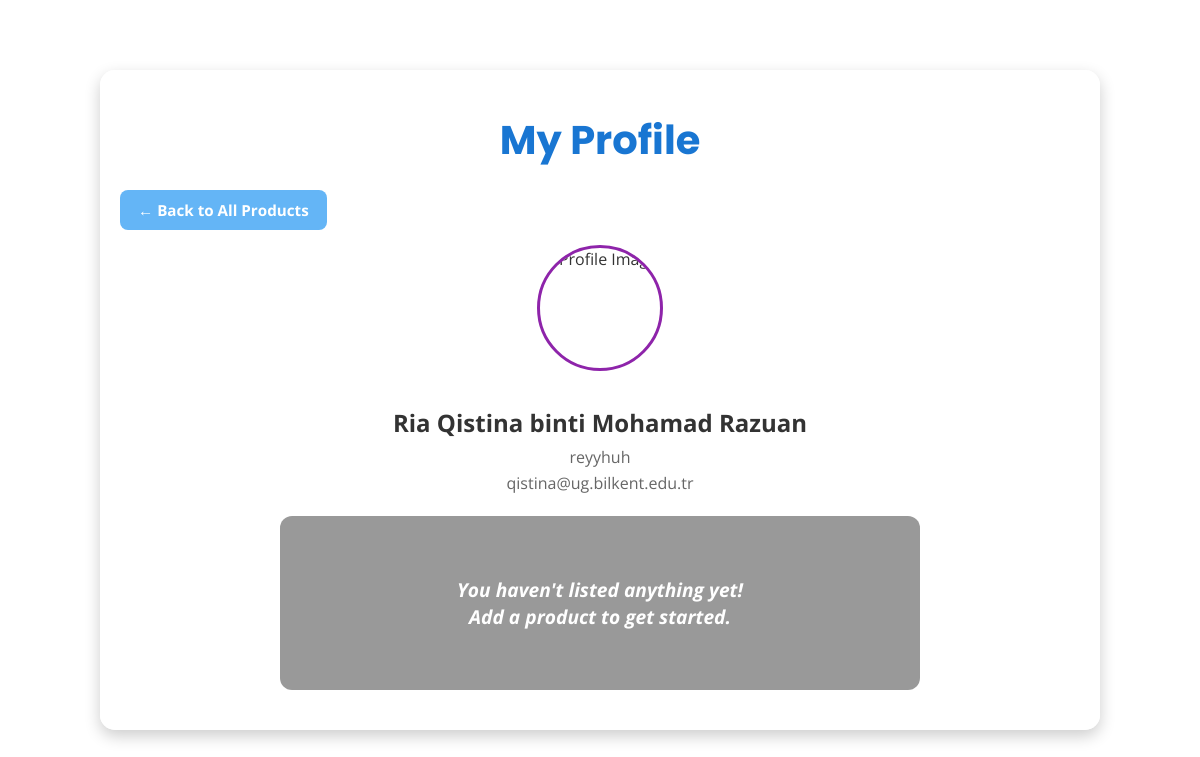
The app's page /profile (signed in), older data.
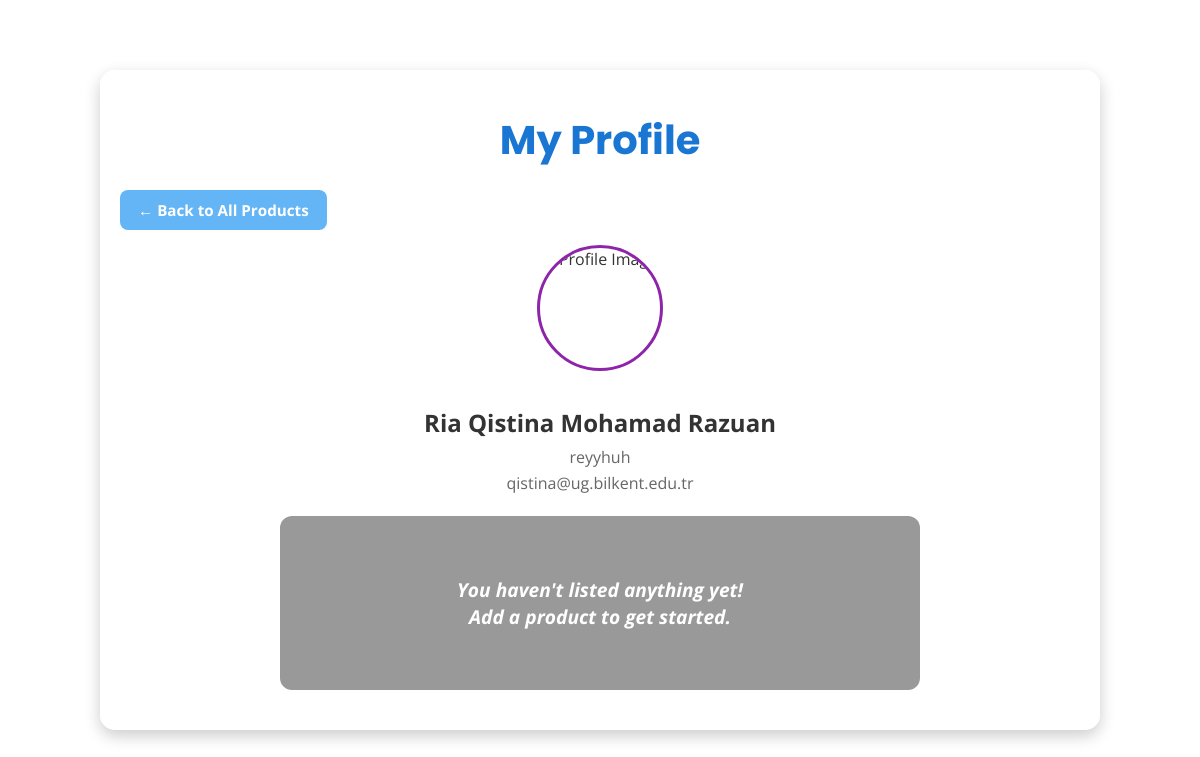
The same page, newer data.
### models.py (models this page shows)
class User(db.Model, UserMixin):
    id = db.Column(db.Integer, primary_key=True)
    full_name = db.Column(db.String(150), nullable=False)
    username = db.Column(db.String(50), nullable=False)
    email = db.Column(db.String(100), unique=True, nullable=False)
    password = db.Column(db.String(100), nullable=False)
    products = db.relationship('Product', back_populates='seller')
    sent_messages = db.relationship('Message', foreign_keys='Message.sender_id', backref='sender', lazy=True)
    received_messages = db.relationship('Message', foreign_keys='Message.receiver_id', backref='receiver', lazy=True)
    cart_items = db.relationship('CartItem', backref='user', lazy=True)

### app.py (the view)
@app.route('/profile')
@login_required
def profile():
    user_products = Product.query.filter_by(user_id=current_user.id).all()
    return render_template('profile.html', products=user_products)

### app.py (called while the page is built)
@login_manager.user_loader
def load_user(user_id):
    return User.query.get(int(user_id))

@app.context_processor
def inject_cart_count():
    if current_user.is_authenticated:
        count = CartItem.query.filter_by(user_id=current_user.id).count()
        return dict(cart_count=count)
    return dict(cart_count=0)

### templates/profile.html (shortened to what this page needs)
<!DOCTYPE html>
<html lang="en">
<head>
</head>
<body>
  <div class="container">
    <h1>My Profile</h1>
    <div class="back-link-top">
      <a href="{{ url_for('home') }}" class="back-button">← Back to All Products</a>
    </div>
    <div class="profile-info">
      <img src="{{ url_for('static', filename='uploads/default-avatar.jpg') }}" alt="Profile Image">
      <h2>{{ current_user.full_name }}</h2>
      <p>{{ current_user.username }}</p>
      <p>{{ current_user.email }}</p>
    </div>
    {% if products %}
      <div class="listing-container">
        {% for product in products %}
          <div class="card">
            <a href="{{ url_for('orders_for_product', product_id=product.id) }}" style="text-decoration: none;">
              {% if product.image_filename %}
                <img src="{{ url_for('static', filename='uploads/' ~ product.image_filename) }}" alt="{{ product.title }}">
              {% else %}
                <img src="{{ url_for('static', filename='uploads/default.jpg') }}" alt="No image">
              {% endif %}
            </a>
            <div class="card-content">
              <div class="card-title">{{ product.title }}</div>
              <div class="card-desc">{{ product.description }}</div>
              {% if product.sold %}
                <div class="sold-info">
                  Sold
                  {% if product.buyer %}
                    <small>to {{ product.buyer.username }}</small>
                  {% endif %}
                </div>
              {% endif %}
              <div class="btn-group">
                {% if not product.sold %}
                  <form action="{{ url_for('delete_product', product_id=product.id) }}" method="POST">
                    <button class="delete-btn" type="submit">Delete</button>
                  </form>
                  <a href="{{ url_for('orders_for_product', product_id=product.id) }}">
                    <button type="button" class="view-orders-btn">View Orders</button>
                  </a>
                {% endif %}
                <form method="POST" action="{{ url_for('toggle_sold', product_id=product.id) }}">
                  <button type="submit" class="toggle-sold-btn">
                    {% if product.sold %}
                      Mark as Available
                    {% else %}
                      Mark as Sold
                    {% endif %}
                  </button>
                </form>
              </div>
            </div>
          </div>
        {% endfor %}
      </div>
    {% else %}
      <div class="empty-state">
        You haven't listed anything yet!<br> Add a product to get started.
      </div>
    {% endif %}
  </div>
</body>
</html>

Row changes from the older to the newer data that the page shows:
changed User "reyyhuh": full_name "Ria Qistina binti Mohamad Razuan" → "Ria Qistina Mohamad Razuan"
